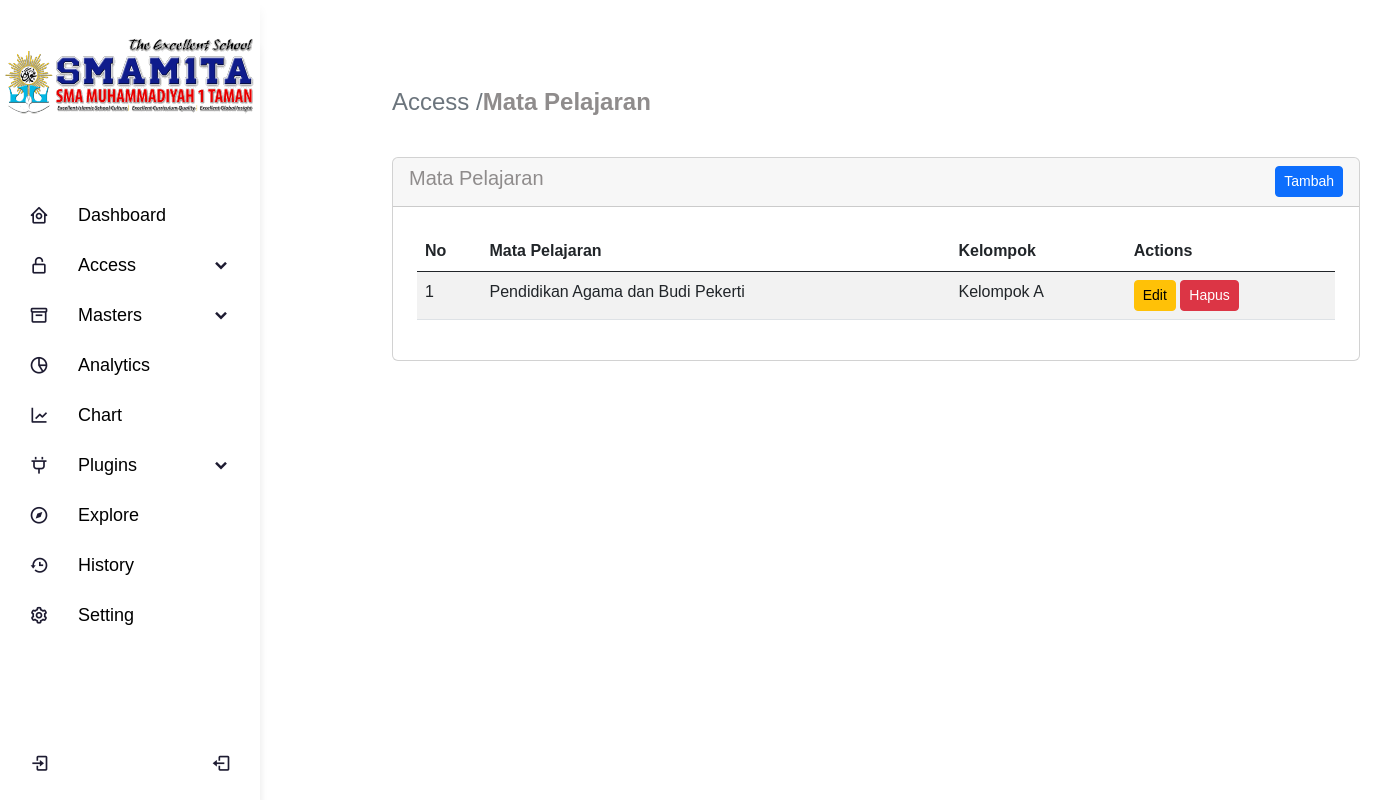
Page /index.php/mapel on the committed database.
### tables this page shows
CREATE TABLE `mapel` (
  `id` int(4) NOT NULL,
  `mata_pelajaran` varchar(50) NOT NULL,
  `kelompok` varchar(50) DEFAULT NULL,
  `is_active` int(2) DEFAULT NULL
);

### application/controllers/Mapel.php (called while the page is built, shortened)
<?php
class Mapel extends CI_Controller
{
    public function __construct()
    {
        $this->load->library('form_validation');
        $this->load->model('Mapelmodel');
        $this->load->library('session');
    }
    public function index()
    {
        $data['title'] = "Mata Pelajaran - E-Raport";
        $data['mapel'] = $this->Mapelmodel->get_mapel();
        $this->load->view('layout/header', $data);
        $this->load->view('content/mapel/index', $data);
        $this->load->view('layout/sidebar', $data);
        $this->load->view('layout/footer', $data);
    }
}

### index.php (called while the page is built, shortened)
<?php
require_once BASEPATH.'core/CodeIgniter.php';

### application/models/Mapelmodel.php (called while the page is built, shortened)
<?php
Class Mapelmodel extends CI_Model
{
    public function get_mapel()
    {
        return $this->db->get_where('mapel', ['is_active' => 1])->result_array();
    }
}
?>

### application/views/content/mapel/index.php (the view, shortened to what this page needs)
<div class="content-wrapper">
    <div class="container-xxl flex-grow-1 container-p-y">
        <h4 class="fw-bold py-3 mb-4"><span class="text-muted fw-light">Access /</span>Mata Pelajaran</h4>
        <div class="card">
            <div class="card-header">
                <div class="row">
                    <div class="col">
                        <h5>Mata Pelajaran</h5>
                    </div>
                    <div class="col">
                        <div class="float-end">
                            <a href="#" class="btn btn-sm btn-primary" data-bs-toggle="modal"
                                data-bs-target="#tambah_modal">Tambah</a>
                        </div>
                    </div>
                </div>
            </div>
            <div class="card-body">
                <div class="table-responsive text-nowrap py-2 px-2">
                    <table class="table table-striped dt-responsive nowrap datatables py-1 px-1">
                        <thead>
                            <tr>
                                <th>No</th>
                                <th>Mata Pelajaran</th>
                                <th>Kelompok</th>
                                <th>Actions</th>
                            </tr>
                        </thead>
                        <tbody class="table-border-bottom-0">
                            <?php
                            $no = 1;
                            ?>
                            <?php foreach ($mapel as $mp): ?>
                                <tr>
                                    <td>
                                        <?= $no++ ?>
                                    </td>
                                    <td>
                                        <?= $mp['mata_pelajaran'] ?>
                                    </td>
                                    <td>
                                        <?= $mp['kelompok'] ?>
                                    </td>
                                    <td>
                                        <a href="#" class="btn btn-sm btn-warning" data-bs-toggle="modal"
                                            data-bs-target="#ubah_modal<?= $mp['id'] ?>">Edit</a>
                                        <a href="#" class="btn btn-sm btn-danger" data-bs-toggle="modal"
                                            data-bs-target="#hapus_modal<?= $mp['id'] ?>">Hapus</a>
                                    </td>
                                </tr>
                            <?php endforeach ?>
                        </tbody>
                    </table>
                </div>
            </div>
        </div>
    </div>
</div>

### assets/css/style.css (style rules this page uses)
body { margin:0; color:#ffffff; background:#c8c8c8; font:600 16px/18px 'Open Sans',sans-serif; }
*,:after,:before { box-sizing:border-box }
a { color:inherit;text-decoration:none }
.content-wrapper { color: #8f8c8c; width: 124vh; margin-left: 35vh; margin-top: 9vh; }
:root { --header-height: 3rem; --nav-width: 68px; --first-color: #4723D9; --first-color-light: #AFA5D9; --white-color: #F7F6FB; --body-font: 'Nunito', sans-serif; --normal-font-size: 1rem; --z-fixed: 100 }
body { position: relative; margin: var(--header-height) 0 0 0; padding: 0 1rem; font-family: var(--body-font); font-size: var(--normal-font-size); transition: .5s }
a { text-decoration: none }
@media screen and (min-width: 768px) { body { margin: calc(var(--header-height) + 1rem) 0 0 0; padding-left: calc(var(--nav-width) + 2rem) } }
* { margin: 0; padding: 0; box-sizing: border-box; font-family: 'Poppins', sans-serif; }

### rows in the picture
mapel: mata_pelajaran "Pendidikan Agama dan Budi Pekerti", kelompok "Kelompok A"
